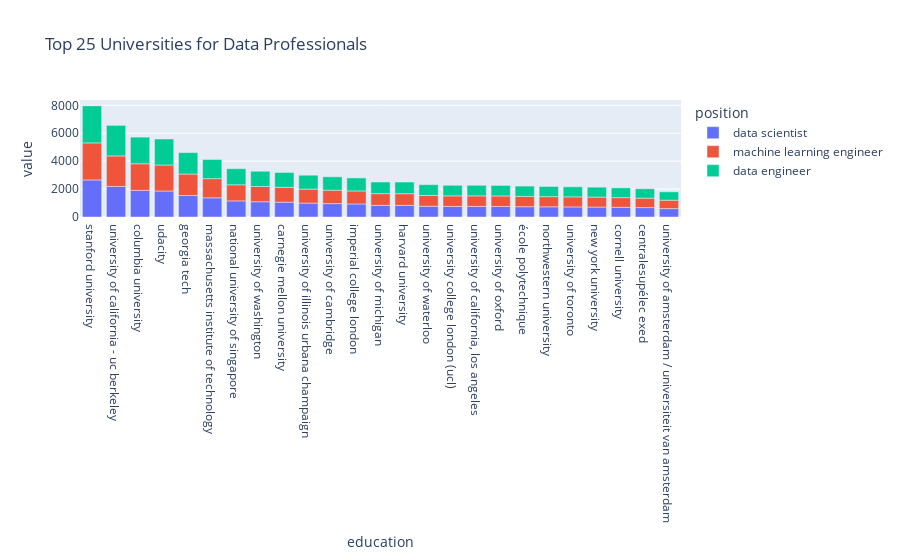

Source (notebook cell):
### Code cell
px.bar(universities, x='education', y='value', color='position', title='Top 25 Universities for Data Professionals')

### Figure 1 — Plotly figure (JSON) as saved in the notebook; plotly's stock layout.template omitted (floating-point values rounded to 4 significant figures)
{"data": [{"alignmentgroup": "True", "hovertemplate": "position=data scientist<br>education=%{x}<br>value=%{y}<extra></extra>", "legendgroup": "data scientist", "marker": {"color": "#636efa", "pattern": {"shape": ""}}, "name": "data scientist", "offsetgroup": "data scientist", "orientation": "v", "showlegend": true, "textposition": "auto", "type": "bar", "x": ["stanford university", "university of california - uc berkeley", "columbia university", "udacity", "georgia tech", "massachusetts institute of technology", "national university of singapore", "university of washington", "carnegie mellon university", "university of illinois urbana champaign", "university of cambridge", "imperial college london", "university of michigan", "harvard university", "university of waterloo", "university college london (ucl)", "university of california, los angeles", "university of oxford", "école polytechnique", "northwestern university", "university of toronto", "new york university", "cornell university", "centralesupélec exed", "university of amsterdam / universiteit van amsterdam"], "xaxis": "x", "y": [2654, 2188, 1907, 1862, 1538, 1374, 1153, 1092, 1063, 998, 960, 933, 836, 835, 772, 757, 757, 754, 738, 729, 721, 712, 695, 674, 601], "yaxis": "y"}, {"alignmentgroup": "True", "hovertemplate": "position=machine learning engineer<br>education=%{x}<br>value=%{y}<extra></extra>", "legendgroup": "machine learning engineer", "marker": {"color": "#EF553B", "pattern": {"shape": ""}}, "name": "machine learning engineer", "offsetgroup": "machine learning engineer", "orientation": "v", "showlegend": true, "textposition": "auto", "type": "bar", "x": ["stanford university", "university of california - uc berkeley", "columbia university", "udacity", "georgia tech", "massachusetts institute of technology", "national university of singapore", "university of washington", "carnegie mellon university", "university of illinois urbana champaign", "university of cambridge", "imperial college london", "university of michigan", "harvard university", "university of waterloo", "university college london (ucl)", "university of california, los angeles", "university of oxford", "école polytechnique", "northwestern university", "university of toronto", "new york university", "cornell university", "centralesupélec exed", "university of amsterdam / universiteit van amsterdam"], "xaxis": "x", "y": [2654, 2188, 1907, 1862, 1538, 1374, 1153, 1092, 1063, 998, 960, 933, 836, 835, 772, 757, 757, 754, 738, 729, 721, 712, 695, 674, 601], "yaxis": "y"}, {"alignmentgroup": "True", "hovertemplate": "position=data engineer<br>education=%{x}<br>value=%{y}<extra></extra>", "legendgroup": "data engineer", "marker": {"color": "#00cc96", "pattern": {"shape": ""}}, "name": "data engineer", "offsetgroup": "data engineer", "orientation": "v", "showlegend": true, "textposition": "auto", "type": "bar", "x": ["stanford university", "university of california - uc berkeley", "columbia university", "udacity", "georgia tech", "massachusetts institute of technology", "national university of singapore", "university of washington", "carnegie mellon university", "university of illinois urbana champaign", "university of cambridge", "imperial college london", "university of michigan", "harvard university", "university of waterloo", "university college london (ucl)", "university of california, los angeles", "university of oxford", "école polytechnique", "northwestern university", "university of toronto", "new york university", "cornell university", "centralesupélec exed", "university of amsterdam / universiteit van amsterdam"], "xaxis": "x", "y": [2654, 2188, 1907, 1862, 1538, 1374, 1153, 1092, 1063, 998, 960, 933, 836, 835, 772, 757, 757, 754, 738, 729, 721, 712, 695, 674, 601], "yaxis": "y"}], "layout": {"barmode": "relative", "legend": {"title": {"text": "position"}, "tracegroupgap": 0}, "title": {"text": "Top 25 Universities for Data Professionals"}, "xaxis": {"anchor": "y", "domain": [0, 1], "title": {"text": "education"}}, "yaxis": {"anchor": "x", "domain": [0, 1], "title": {"text": "value"}}}}
